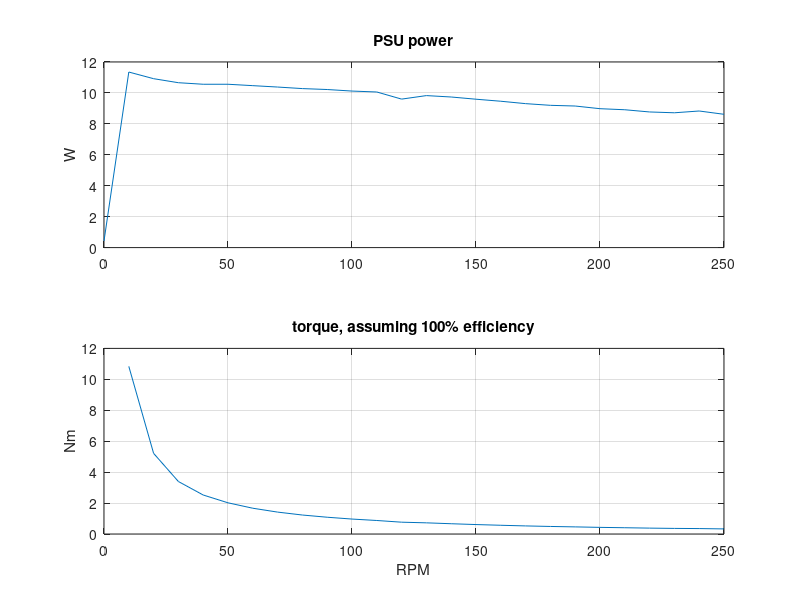

Write the MATLAB code that produced this figure.
clear;
close all

voltage = 7.54; % V
RPM = linspace(0,250,26);
current = [0.058, 1.510, 1.45, 1.415, 1.4, 1.4, 1.39, 1.378, 1.365, 1.355, 1.343, ...
    1.333, 1.320, 1.303, 1.292, 1.272, 1.254, 1.236, 1.220, 1.214, 1.190, 1.180, ...
    1.162, 1.156, 1.170, 1.142]; % A
PSU_power = [0.429, 11.35, 10.92, 10.66, 10.56, 10.56, 10.47, 10.38, 10.28, 10.22, 10.12, ...
    10.06, 9.6, 9.827, 9.736, 9.593, 9.462, 9.307, 9.198, 9.153, 8.980, 8.912, ...
    8.769, 8.716, 8.831, 8.618];
nominal_torque = PSU_power./(RPM/60*2*pi);

figure;
subplot(2,1,1); 
plot(RPM, PSU_power);
title("PSU power")
ylabel("W")
grid on
subplot(2,1,2);
plot(RPM, nominal_torque);
title("torque, assuming 100% efficiency")
xlabel("RPM");
ylabel("Nm")
grid on

%%
linRate = 67.319841; % mm/rev
rotRate = 0.375; % rev/rev
catheterBendRate = -1.190625; % mm/rev
sheathBendRate = 0.375; % rev/rev
jointVRate = [linRate/60.0, rotRate/60.0*360.0, catheterBendRate/60.0, ...
              linRate/60.0, rotRate/60.0*360.0, sheathBendRate/60.0*360.0 ]; % mm*min/rev*s, deg*min/rev*s

165*jointVRate./[20, 5, 4, 20, 5, 5]
